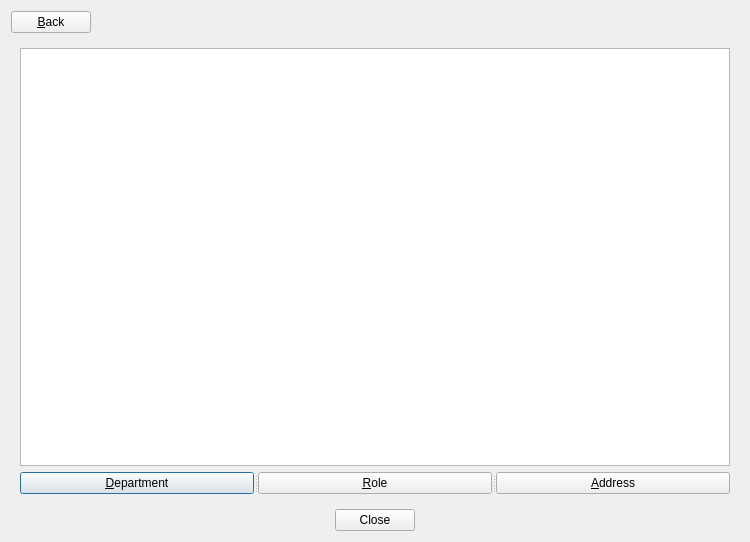
<?xml version="1.0" encoding="UTF-8"?>
<ui version="4.0">
 <class>Dialog</class>
 <widget class="QDialog" name="Dialog">
  <property name="geometry">
   <rect>
    <x>0</x>
    <y>0</y>
    <width>750</width>
    <height>542</height>
   </rect>
  </property>
  <property name="windowTitle">
   <string>Dialog</string>
  </property>
  <layout class="QGridLayout" name="gridLayout">
   <item row="1" column="0">
    <widget class="QStackedWidget" name="stackedWidget">
     <widget class="QWidget" name="UserInfo">
      <layout class="QGridLayout" name="gridLayout_4">
       <item row="0" column="0">
        <widget class="QTableView" name="userView"/>
       </item>
       <item row="1" column="0">
        <widget class="QSplitter" name="splitter">
         <property name="orientation">
          <enum>Qt::Horizontal</enum>
         </property>
         <widget class="QPushButton" name="Department">
          <property name="text">
           <string>&amp;Department</string>
          </property>
         </widget>
         <widget class="QPushButton" name="Role">
          <property name="text">
           <string>&amp;Role</string>
          </property>
         </widget>
         <widget class="QPushButton" name="Address">
          <property name="text">
           <string>&amp;Address</string>
          </property>
         </widget>
        </widget>
       </item>
      </layout>
     </widget>
     <widget class="QWidget" name="RoleInfo">
      <layout class="QGridLayout" name="gridLayout_2">
       <item row="0" column="0">
        <widget class="QTableView" name="roleView"/>
       </item>
      </layout>
     </widget>
     <widget class="QWidget" name="DepartmentInfo">
      <layout class="QGridLayout" name="gridLayout_3">
       <item row="0" column="0">
        <widget class="QTableView" name="departmentView"/>
       </item>
      </layout>
     </widget>
     <widget class="QWidget" name="AddressInfo">
      <layout class="QGridLayout" name="gridLayout_5">
       <item row="0" column="0">
        <widget class="QTableView" name="addressView"/>
       </item>
      </layout>
     </widget>
    </widget>
   </item>
   <item row="2" column="0">
    <widget class="QDialogButtonBox" name="buttonBox">
     <property name="orientation">
      <enum>Qt::Horizontal</enum>
     </property>
     <property name="standardButtons">
      <set>QDialogButtonBox::Close</set>
     </property>
     <property name="centerButtons">
      <bool>true</bool>
     </property>
    </widget>
   </item>
   <item row="0" column="0">
    <widget class="QPushButton" name="back">
     <property name="maximumSize">
      <size>
       <width>80</width>
       <height>16777215</height>
      </size>
     </property>
     <property name="text">
      <string>&amp;Back</string>
     </property>
    </widget>
   </item>
  </layout>
 </widget>
 <resources/>
 <connections>
  <connection>
   <sender>buttonBox</sender>
   <signal>accepted()</signal>
   <receiver>Dialog</receiver>
   <slot>accept()</slot>
   <hints>
    <hint type="sourcelabel">
     <x>248</x>
     <y>254</y>
    </hint>
    <hint type="destinationlabel">
     <x>157</x>
     <y>274</y>
    </hint>
   </hints>
  </connection>
  <connection>
   <sender>buttonBox</sender>
   <signal>rejected()</signal>
   <receiver>Dialog</receiver>
   <slot>reject()</slot>
   <hints>
    <hint type="sourcelabel">
     <x>316</x>
     <y>260</y>
    </hint>
    <hint type="destinationlabel">
     <x>286</x>
     <y>274</y>
    </hint>
   </hints>
  </connection>
 </connections>
</ui>
